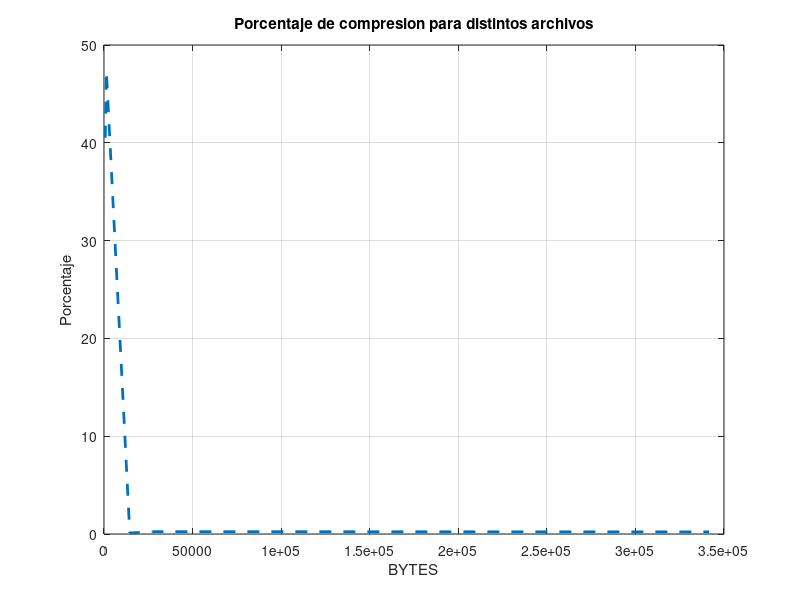

Write the MATLAB code that produced this figure.
x = [728 1340 14548 27308 341634];
x_com = [433 706 14533 27243 340895];
y = zeros(1,5);
for i = 1:5
    y(i) = 100-(x_com(i)/x(i))*100;
end;
disp(y);

figure(1);
grid;
plot(x, y, '--', 'LineWidth', 2);
grid;
ylabel('Porcentaje');
xlabel('BYTES');
title('Porcentaje de compresion para distintos archivos');